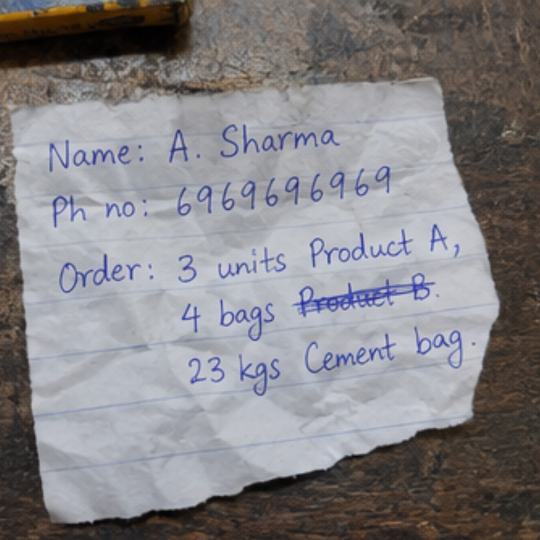
#> input picture backend/tests/fixtures/1.jpg, 1080 x 1080 px (shown at 1/2 size)
$ python -i ocr_space.py   (imports and definitions only)
#> lines starting #> are read from the running program, lines starting #| are printed output that depends on the picture
"""OCR.space: hosted OCR on a free tier, no card and no model download.

`ocr.py` reads an image with a vision model, which handles handwriting and can
be told to ignore a struck-out line - but it needs a paid API key. This is the
other end of the trade: OCR.space gives 25,000 pages a month for nothing, and
in exchange it is a **printed-text** engine. Its own documentation says it does
not do handwriting.

So the honest expectation is that this reads typed invoices, printed bills and
screenshots well, and handwritten slips poorly or not at all. It is wired up
anyway because "poorly" is worth measuring rather than assuming, and because
the human confirm screen catches whatever it gets wrong - nothing here writes
to the books.

Two free-tier limits shape the code:

* **1 MB per upload.** Phone photos are bigger than that, so `prepare()`
  re-encodes before sending.
* **No handwriting model**, which no amount of preprocessing fixes. Grayscale
  and contrast still help on printed text, so `prepare()` does them.
"""

from __future__ import annotations

import io
import logging

import httpx

from ..core.config import settings

log = logging.getLogger("smartsme.ai.ocrspace")

API = "https://api.ocr.space/parse/image"

#: The free tier rejects anything larger, with a message rather than a status.
MAX_UPLOAD = 1024 * 1024

#: Beyond this the engine gains nothing and the upload gets slower.
MAX_EDGE = 2200


class OcrUnavailable(RuntimeError):
    """No key, or the service refused the request."""


def enabled() -> bool:
    return bool(settings.ocr_space_api_key)


def prepare(data: bytes, max_bytes: int = MAX_UPLOAD) -> bytes:
    """Re-encode an image so the free tier will accept it.

    Grayscale, because colour carries nothing for text and costs a third of the
    bytes; JPEG, because these are photographs and PNG is the wrong container
    for a photograph; then quality and finally size come down until it fits.
    """
    from PIL import Image, ImageOps

    with Image.open(io.BytesIO(data)) as image:
        # EXIF orientation first: a photo taken sideways otherwise reaches the
        # engine sideways, and no OCR recovers from that.
        prepared = ImageOps.exif_transpose(image)
        prepared = ImageOps.grayscale(prepared)
        prepared = ImageOps.autocontrast(prepared, cutoff=1)

        if max(prepared.size) > MAX_EDGE:
            scale = MAX_EDGE / max(prepared.size)
            new_size = (max(1, int(prepared.width * scale)), max(1, int(prepared.height * scale)))
            prepared = prepared.resize(new_size, Image.LANCZOS)

        for quality in (85, 70, 55, 40):
            buffer = io.BytesIO()
            prepared.save(buffer, format="JPEG", quality=quality, optimize=True)
            if buffer.tell() <= max_bytes:
                return buffer.getvalue()

        # Still too big: halve the longest edge and try once more. Text this
        # small is not going to be read anyway, but failing loudly beats
        # sending something the server will reject.
        half = (max(1, prepared.width // 2), max(1, prepared.height // 2))
        buffer = io.BytesIO()
        prepared.resize(half, Image.LANCZOS).save(buffer, format="JPEG", quality=70, optimize=True)
        return buffer.getvalue()


def read_text(data: bytes, filename: str = "order.jpg") -> str:
    """The text OCR.space finds in one image.

    Raises `OcrUnavailable` when there is no key or the service refuses, and
    returns "" when it simply found nothing - those are different situations and
    callers treat them differently.
    """
    if not enabled():
        raise OcrUnavailable(
            "No OCR_SPACE_API_KEY is set. Get a free key at https://ocr.space/ocrapi "
            "and put it in backend/.env."
        )

    payload = prepare(data)
    try:
        response = httpx.post(
            API,
            data={
                "apikey": settings.ocr_space_api_key,
                # Engine 2 is the newer model and noticeably better on the
                # short, unstructured lines an order slip is made of.
                "OCREngine": str(settings.ocr_space_engine),
                "language": "eng",
                "scale": "true",
                "detectOrientation": "true",
                "isTable": "true",
            },
            files={"file": (filename, payload, "image/jpeg")},
            timeout=60,
        )
        response.raise_for_status()
        body = response.json()
    except httpx.HTTPError as err:
        raise OcrUnavailable(f"Could not reach OCR.space: {err}") from err
    except ValueError as err:
        raise OcrUnavailable("OCR.space returned something that was not JSON.") from err

    if body.get("IsErroredOnProcessing"):
        message = body.get("ErrorMessage") or body.get("ErrorDetails") or "unknown error"
        if isinstance(message, list):
            message = "; ".join(str(m) for m in message)
        raise OcrUnavailable(f"OCR.space refused the image: {message}")

    results = body.get("ParsedResults") or []
    if not results:
        return ""
    return (results[0].get("ParsedText") or "").strip()


__all__ = ["MAX_UPLOAD", "OcrUnavailable", "enabled", "prepare", "read_text"]

>>> import cv2
>>> picture = cv2.imread('../../tests/fixtures/1.jpg', cv2.IMREAD_GRAYSCALE)
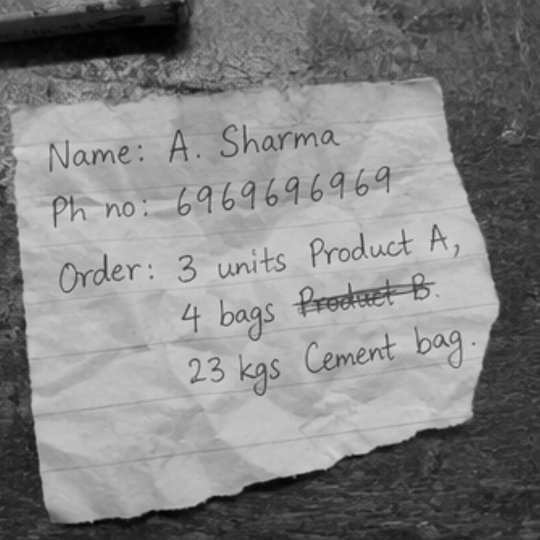
#> picture: shape (1080, 1080) (shown at 1/2 size); min 0, max 224, mean 132.4
>>> result = read_text(picture)
#> (the run stopped early here; a loop or call above may not have finished)

$ run again, on backend/tests/fixtures/10.jpg
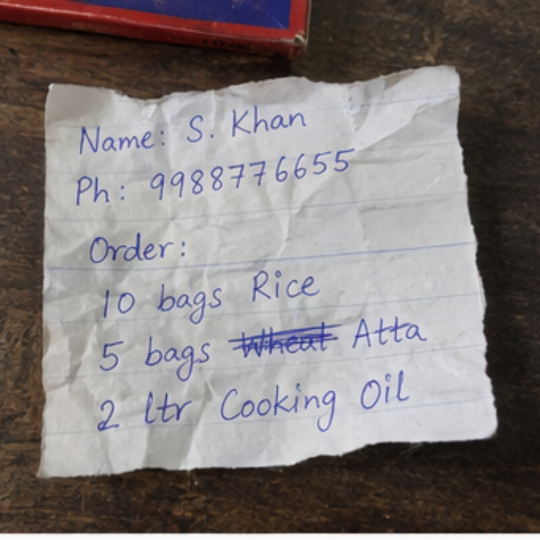
#> input picture backend/tests/fixtures/10.jpg, 1080 x 1080 px (shown at 1/2 size)
#> `picture = cv2.imread('../../tests/fixtures/1.jpg', cv2.IMREAD_GRAYSCALE)`:
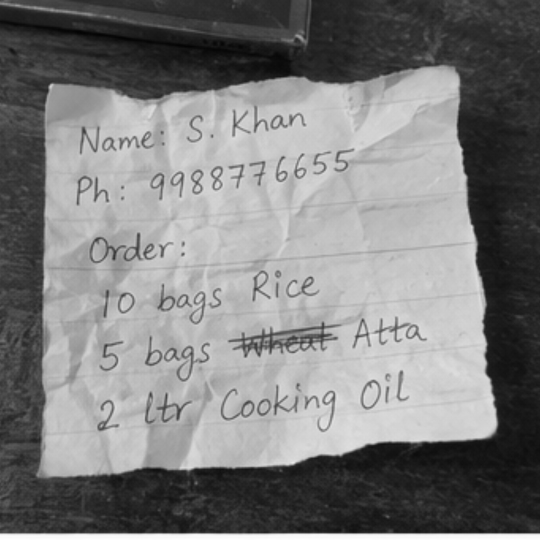
#> picture: shape (1080, 1080) (shown at 1/2 size); min 2, max 255, mean 125.4

$ run again, on backend/tests/fixtures/11.jpg
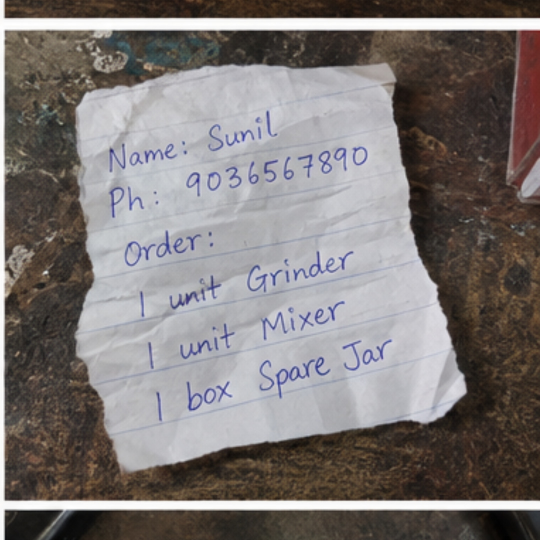
#> input picture backend/tests/fixtures/11.jpg, 1080 x 1080 px (shown at 1/2 size)
#> `picture = cv2.imread('../../tests/fixtures/1.jpg', cv2.IMREAD_GRAYSCALE)`:
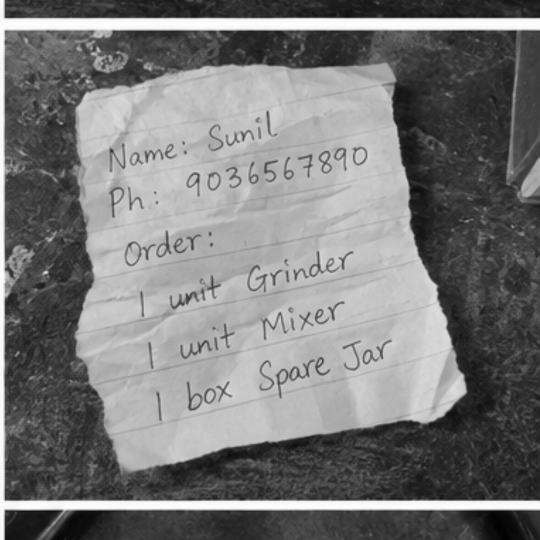
#> picture: shape (1080, 1080) (shown at 1/2 size); min 0, max 255, mean 121.4

$ run again, on backend/tests/fixtures/12.jpg
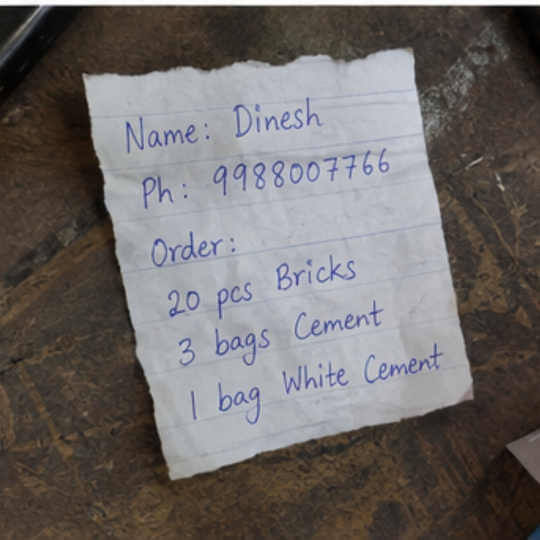
#> input picture backend/tests/fixtures/12.jpg, 1080 x 1080 px (shown at 1/2 size)
#> `picture = cv2.imread('../../tests/fixtures/1.jpg', cv2.IMREAD_GRAYSCALE)`:
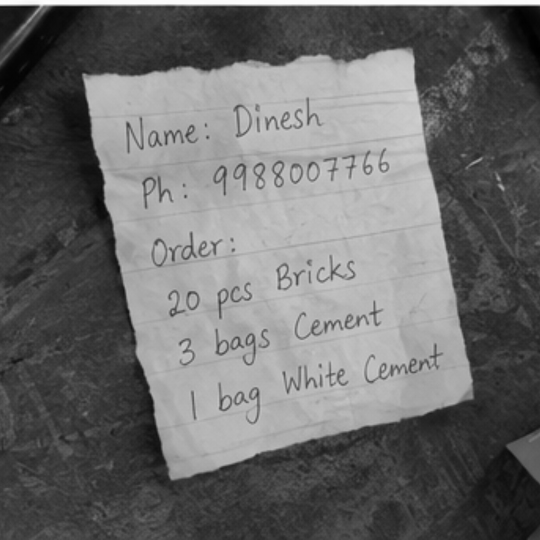
#> picture: shape (1080, 1080) (shown at 1/2 size); min 0, max 255, mean 107.2
